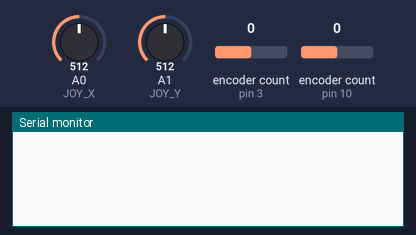
The sketch below on a simulated Arduino Leonardo, built with avr-gcc and run on an emulated ATmega32U4. Parts: the last lines printed to the serial monitor. The inputs (shaded band) are chosen by the test bench; at power-on: encoder count (sensors on pin 3, pin 10) 0, A0 (JOY_X) = 512, A1 (JOY_Y) = 512. USB keyboard and mouse output is not drawn.

Above: at 1.2 s.
1.3 s: encoder count (sensor on pin 3) set to 1
At 2.3 s:
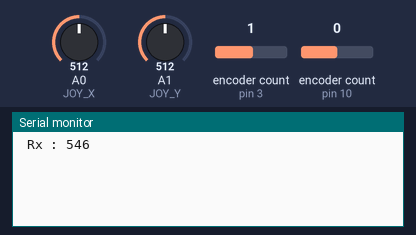
2.8 s: encoder count (sensor on pin 10) set to 1
At 3.1 s:
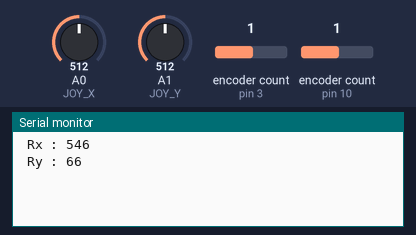
4.3 s: encoder count (sensor on pin 3) set to 2
At 5.5 s:
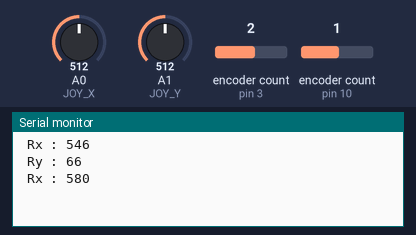
5.8 s: encoder count (sensor on pin 10) set to 2
At 6.9 s:
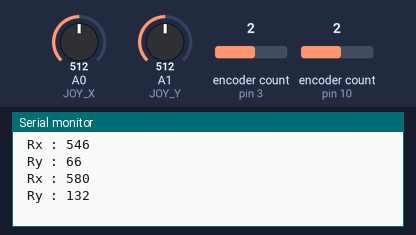

The sketch:

Throttle_Xaxis_Rudder.ino
```cpp
//Librerias

#include <ClickEncoder.h>
#include <TimerOne.h>
#include <Joystick.h>
#include <HID.h>


// Pines del encoder Collectivo
#define ENC_A 10 //Clk Verde
#define ENC_B 11 //Dt Amarrillo
//#define ENC_BTN 4

// Pines del encoder Pedales
#define ENCP_A 3
#define ENCP_B 2

// Pines del joystick
#define JOY_X A0 //VrX Verde
#define JOY_Y A1 //VrY Amarrillo
//#define JOY_BTN 5

int16_t RyValue = 0;
int16_t XValue = 512;
int16_t YValue = 512;
int16_t RxValue = 512; //Para que los pedales inicien en el medio
//int16_t Accelerator = 0;
//int16_t lastEncoderValue = 0;
//int16_t maxAceValue = 1024;

//Inicializo el encoder Collectivo con la Libreria ClickEncoder
ClickEncoder *encoder;

//Inicializo el encoder Pedales con la Libreria ClickEncoder
ClickEncoder *encoderP;

//Inicializo el objeto de la libreria Joystick 2.0 Con sus respectivos atributos
Joystick_ Joystick(JOYSTICK_DEFAULT_REPORT_ID,JOYSTICK_TYPE_JOYSTICK,
    0, 0, //Botones, HatSwitch
    true,true,true, //X, Y, Z
    true, true,true, //Rx, Ry, Rz
    false, //rudder
    false, //throttle
    false, //Accelerator
    false, //Brake
    false); //Steering

//Interrupcion del timer para el encoder
void timerIsr() {
  encoder->service();
  encoderP->service();
  }

void setup() {
  Serial.begin(9600);

  //Aumento el Rango de entrada de los Axis para utilizar al maximo los valores leidos por el ADC (Analogic-Digital Conversor o Convertidos Analogo-Digital) De arduino
  Joystick.setXAxisRange(0, 1023);
  Joystick.setYAxisRange(0, 1023);
  Joystick.setRyAxisRange(0, 1023);
  Joystick.setRxAxisRange(0, 1023);

  //Inicio el objeto Joystick con su metodo begin
  Joystick.begin();

  //Config Encoder
  encoder = new ClickEncoder(ENC_A, ENC_B);
  encoderP = new ClickEncoder(ENCP_A, ENCP_B);
  Timer1.initialize(1000);
  Timer1.attachInterrupt(timerIsr);
}

void loop(){
  //Leer el valor del encoder
  int16_t encoderValue = encoder->getValue();
  int16_t encoderPValue = encoderP->getValue();

  //Revisar que se mueva el encoder hacia (Dir)

  if (encoderValue != 0) {

    //Incrementar el valor del Ry en multiplos de 66

    RyValue += encoderValue * 66;

    //Limitar el Accelerador entre 0 y  1024
    /*                                                Depreciado ya que constrain hace lo mismo
     *
    if (RyValue > RyValue) {
      RyValue = 1024;
    } else if (RyValue < 0){
      RyValue = 0;
    }

    */
    //constrain hace lo mismo que el condicional de arriba,
    //Contiene el valor dado (RyValue) en un rango de terminado por dos argumentos enteros (0, 1024)
    // Syntax
    //Variable_Para_Almacenar_Resultado = constrain(Valor_a_Contener, Limite_1/Minimo, Limite_2/Maximo);
    RyValue = constrain(RyValue,0,1023);

    //Envio el valor del encoder contenido al Joystick
    Joystick.setRyAxis(RyValue);

    //Serial.print("Joy X: ");
    //Serial.print(analogRead(JOY_Y);
    //Serial.print(" Joy Y: ");
    //Serial.print(analogRead(JOY_X);
    Serial.print(" Ry : ");
    Serial.println(RyValue);
  }

  if (encoderPValue != 0) {
    //Incrementar el valor del accelerado en multiplos de 66
    RxValue += encoderPValue * 34;

    //Contiene el valor dado (RyValue) en un rango de terminado por dos argumentos enteros (0, 1023)
    RxValue = constrain(RxValue, 0, 1023);

    //Envio el valor del encoder contenido al Joystick
    Joystick.setRxAxis(RxValue);

    //Muestro los valores en consola para debug
    Serial.print(" Rx : ");
    Serial.println(RxValue);
  }

  //JoyStick Plano X Estan invertidos en la prueba con la protoBoard
  XValue = analogRead(JOY_Y);
  //                                 XValue = map(XValue, 0, 1024, 0, 255); Solo sirve si el limete maximo de el rango del joystick Virtual esperado es 255

  //Le paso las lecturas directas ya que mi Limete actual es 1023 - Que es el maximo valor que me lee el ADC (Analogic-Digital Conversor o Convertidos Analogo-Digital) De arduino
  Joystick.setXAxis(XValue);

  //JoyStick Plano Y Estan invertidos en la prueba protoBoard
  YValue = analogRead(JOY_X);

  //                                 YValue = map(YValue, 0, 1024, 0, 255);

  //Le paso las lecturas directas ya que mi Limete actual es 1023 - Que es el maximo valor que me lee el ADC (Analogic-Digital Conversor o Convertidos Analogo-Digital) De arduino
  Joystick.setYAxis(YValue);

  delay(10);

}
/*
      * !!!!!!!!!!!!!!!!!!!!!!!!!    Notas Importantes


    Investigar como invertir los controles del Joystick
    Investigar como invertir los controles del Collectico A.K.A Encoder
    Hacer el Rudder con Encoder y si falla con Rx

*/
```

Measured:
- after the input at 1.3 s, the serial monitor: prints a new line at once (image 1)
- after the input at 2.8 s, the serial monitor: prints a new line at once (image 2)
- after the input at 4.3 s, the serial monitor: prints a new line at once (image 3)
- after the input at 5.8 s, the serial monitor: prints a new line at once (image 4)
